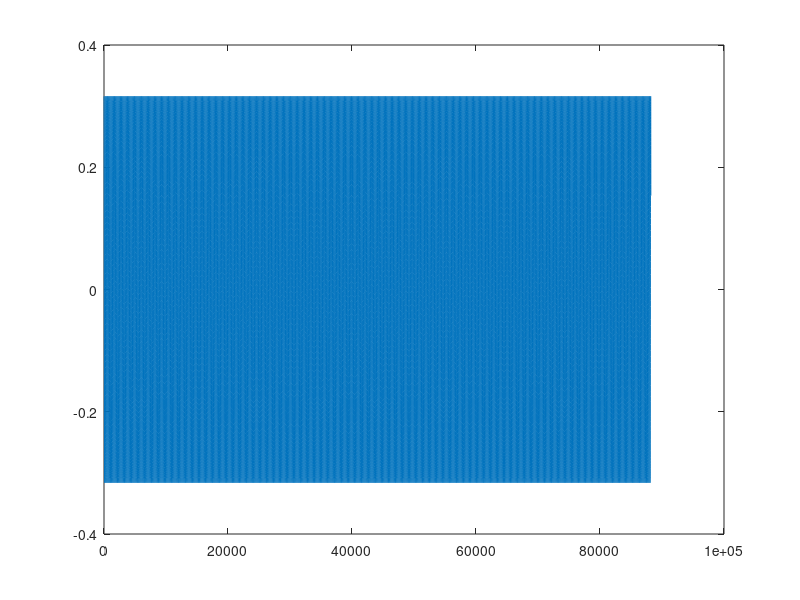

Reproduce this figure in MATLAB.
fs = 44100;
l = 2; %seconds
time = 0:l*fs;
freq_Bb3 = 233.082;
freq_B3 = 246.942;
A = 10^(-10/20); % -10dBFS

signal = zeros(1,l*fs+1);

for s = 1:l*fs+1
    t = s/fs;
   signal(s) = A * cos(t * freq_Bb3*2*pi); 
end

plot(time, signal)

audiowrite('Bb.wav',signal,fs)